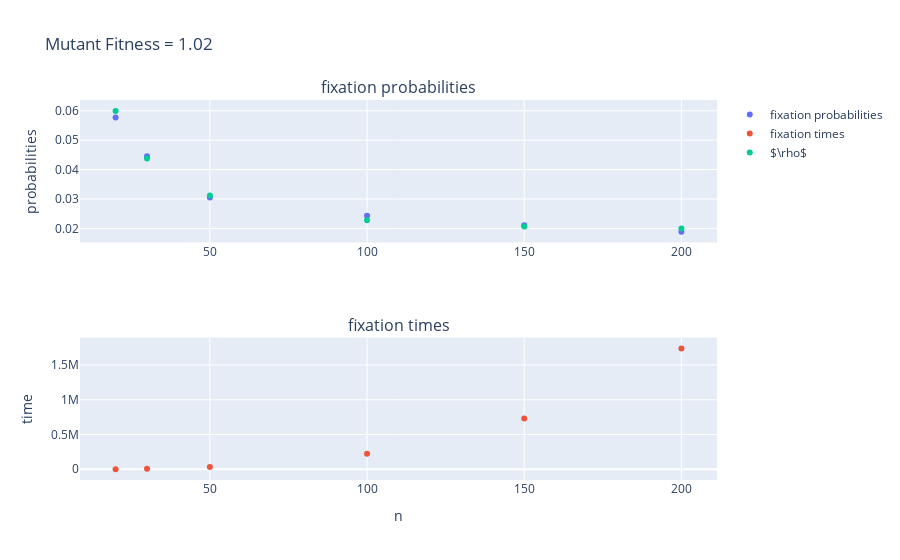

Write notebook code for a chart like this one.
### Code cell
fixProbsB102, timesB102, n_arrayB102 = comparePlotsB(1.02,10000)

### Figure 1 — Plotly figure (JSON) as saved in the notebook; plotly's stock layout.template omitted (floating-point values rounded to 4 significant figures)
{"data": [{"mode": "markers", "name": "fixation probabilities", "type": "scatter", "x": [20, 30, 50, 100, 150, 200], "xaxis": "x", "y": [0.0577, 0.0445, 0.0305, 0.0243, 0.0211, 0.0189], "yaxis": "y"}, {"mode": "markers", "name": "fixation times", "type": "scatter", "x": [20, 30, 50, 100, 150, 200], "xaxis": "x2", "y": [1915.0, 6367.0, 31260.0, 222400.0, 731000.0, 1739000.0], "yaxis": "y2"}, {"mode": "markers", "name": "$\\rho$", "type": "scatter", "x": [20, 30, 50, 100, 150, 200], "xaxis": "x", "y": [0.05996, 0.04377, 0.0312, 0.02275, 0.02067, 0.01999], "yaxis": "y"}], "layout": {"annotations": [{"font": {"size": 16}, "showarrow": false, "text": "fixation probabilities", "x": 0.5, "xanchor": "center", "xref": "paper", "y": 1, "yanchor": "bottom", "yref": "paper"}, {"font": {"size": 16}, "showarrow": false, "text": "fixation times", "x": 0.5, "xanchor": "center", "xref": "paper", "y": 0.375, "yanchor": "bottom", "yref": "paper"}], "title": {"text": "Mutant Fitness = 1.02"}, "xaxis": {"anchor": "y", "domain": [0, 1]}, "xaxis2": {"anchor": "y2", "domain": [0, 1], "title": {"text": "n"}}, "yaxis": {"anchor": "x", "domain": [0.625, 1], "title": {"text": "probabilities"}}, "yaxis2": {"anchor": "x2", "domain": [0, 0.375], "title": {"text": "time"}}}}
